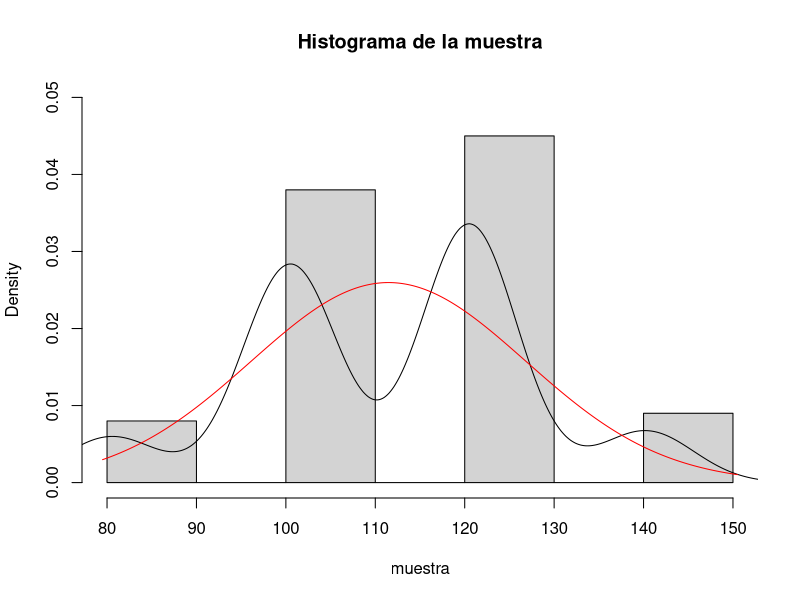
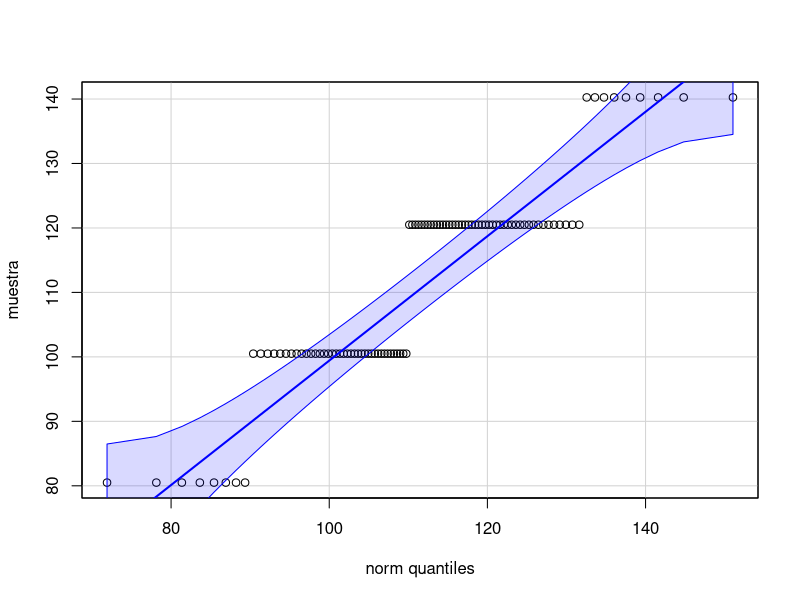

The R source for these figures, in order:
## ---- chunk 1
knitr::opts_chunk$set(echo = TRUE)
## ---- chunk 2
frecuencias.empiricas = c(74,120,83,135,88)
probabilidades.esperadas = c(6/36,9/36,6/36,9/36,6/36)

chisq.test(frecuencias.empiricas,p=probabilidades.esperadas)
## ---- chunk 3
extremos.izquierdos = c(0,1.5,2.5,3.5,5.5,9.5,14.5,30.5)
extremos.derechos = c(1.5,2.5,3.5,5.5,9.5,14.5,30.5,+Inf)

intervalos = matrix(c(extremos.izquierdos,extremos.derechos),byrow = TRUE,nrow = 2)
intervalos
## ---- chunk 4
frecuencias.empiricas = c(89,152,105,165,221,124,106,38)
probabilidades.esperadas = pchisq(intervalos[2,],df=4) - pchisq(intervalos[1,],df=4)

chisq.test(frecuencias.empiricas,p=probabilidades.esperadas)
## ---- chunk 5
n = sum(frecuencias.empiricas)
frecuencias.esperadas = n*probabilidades.esperadas

which(frecuencias.esperadas < 5)
## ---- chunk 6
extremos.izquierdos.2 = c(0,1.5,2.5,3.5,5.5,9.5,14.5)
extremos.derechos.2 = c(1.5,2.5,3.5,5.5,9.5,14.5,+Inf)

intervalos.2 = intervalos[,-ncol(intervalos)]
intervalos.2[2,ncol(intervalos.2)] = Inf
intervalos.2
## ---- chunk 7
frecuencias.empiricas.2 = c(frecuencias.empiricas[1:6],sum(frecuencias.empiricas[7:8]))
probabilidades.esperadas.2 = pchisq(intervalos.2[2,],df=4) - pchisq(intervalos.2[1,],df=4)

chisq.test(frecuencias.empiricas.2,p=probabilidades.esperadas.2)
## ---- chunk 8
chisq.test(frecuencias.empiricas,p=probabilidades.esperadas,simulate.p.value = TRUE, B = 2000)
## ---- chunk 9
frecuencias.empiricas = c(8,38,45,9)
extremos.izquierdos = c(-Inf,90.5,110.5,130.5)
extremos.derechos = c(90.5,110.5,130.5,150)

intervalos = matrix(c(extremos.izquierdos,extremos.derechos),byrow = TRUE,nrow = 2)
intervalos

muestra = rep(c(80.5,100.5,120.5,140.25),frecuencias.empiricas)
mu = mean(muestra)
sigma = sd(muestra)

probabilidades.esperadas = pnorm(intervalos[2,],mu,sigma) - pnorm(intervalos[1,],mu,sigma)
sum(probabilidades.esperadas)
## ---- chunk 10
intervalos[2,4] = Inf
probabilidades.esperadas = pnorm(intervalos[2,],mu,sigma) - pnorm(intervalos[1,],mu,sigma)
sum(probabilidades.esperadas)
## ---- chunk 11
test.chi2 = chisq.test(frecuencias.empiricas,p=probabilidades.esperadas)
test.chi2
## ---- chunk 12
p.valor = pchisq(test.chi2$statistic,df=1,lower.tail=FALSE)
p.valor
## ---- chunk 13
library(fBasics)

n = sum(frecuencias.empiricas)

if(n >= 20){
  dagoTest(muestra)
}
## ---- chunk 14
library(nortest)

lillie.test(muestra)
ad.test(muestra)
shapiro.test(muestra)
## ---- chunk 15
x=seq(from=79.5,to=150.5,by=0.01)
hist(muestra,freq = FALSE,ylim = c(0,0.05),main = "Histograma de la muestra")
lines(density(muestra),main="Estimación de la densidad")
lines(x,dnorm(x,mean=mu,sd=sigma),col="red")
## ---- chunk 16
library(car)

qqPlot(muestra,distribution = "norm", mean=mu,sd=sigma, id = FALSE)
## ---- chunk 17
frecuencias.empiricas = c(0,0,0,0)
muestra = c(0.479,0.889,0.216,0.596,0.359,0.347,0.646,0.359,0.991,0.227,
            0.774,0.760,0.448,0.992,0.742,0.402,0.049,0.213,0.296,0.711)

for (x in muestra){
  if (x > 0 && x <= 0.25){
    frecuencias.empiricas[1] = frecuencias.empiricas[1] + 1
  }else if (x > 0.25 && x <= 0.50){
    frecuencias.empiricas[2] = frecuencias.empiricas[2] + 1
  }else if (x > 0.50 && x <= 0.75){
    frecuencias.empiricas[3] = frecuencias.empiricas[3] + 1
  }else if (x > 0.75 && x <= 1){
    frecuencias.empiricas[4] = frecuencias.empiricas[4] + 1
  }
}

frecuencias.empiricas

extremos.izquierdos = c(0,0.25,0.50,0.75)
extremos.derechos = c(0.25,0.50,0.75,1)

intervalos = matrix(c(extremos.izquierdos,extremos.derechos),byrow = TRUE,nrow = 2)
intervalos

probabilidades.esperadas = punif(intervalos[2,]) - punif(intervalos[1,])

chisq.test(frecuencias.empiricas,p=probabilidades.esperadas)
## ---- chunk 18
ks.test(muestra,"punif",min=0,max=1)
## ---- chunk 19
table(duplicated(muestra))[2]
## ---- chunk 20
ks.test(muestra[!duplicated(muestra)],"punif",min=0,max=1)
## ---- chunk 21
frecuencias.empiricas = c(0,0,0,0,0,0,0,0)
muestra = c(0.183, 0.647, 0.148, -0.143, -0.625, 0.858, -0.177, 0.350,
           -0.188, -0.059, 0.845, 0.031, -0.156, 0.564, -0.235, 0.237,
            0.294, -0.257, 0.110, 0.478, 0.647, 0.276, -0.528, -0.075,
           -0.498, 0.395, -0.163, -0.075, -0.623, 0.053, -0.647, 0.348,
           -0.795, -0.132, -0.381, -0.017, -0.227, 0.277, 0.590, -0.832)

px = function(x,min,max){
  sapply(x,function(x){
    if (x >= min & x < 0){
      ((x^2)/2)+x;
      #(x+1)^2/2
    } else if (x >= 0 & x <= max){
      x-((x^2)/2);
      #-x^2/2+x+1/2
    } else {
      0;
    }
  });
}

# px = function(x,min,max){
#   return(ifelse(x< min,0,ifelse(x<=0,(x+1)^2/2,ifelse(x<=max,-x^2/2+x+1/2,1))))
# }

for (x in muestra){
  if (x >= -1 && x <= -0.75){
    frecuencias.empiricas[1] = frecuencias.empiricas[1] + 1
  }else if (x > -0.75 && x <= -0.50){
    frecuencias.empiricas[2] = frecuencias.empiricas[2] + 1
  }else if (x > -0.50 && x <= -0.25){
    frecuencias.empiricas[3] = frecuencias.empiricas[3] + 1
  }else if (x > -0.25 && x <= 0){
    frecuencias.empiricas[4] = frecuencias.empiricas[4] + 1
  }else if (x > 0 && x <= 0.25){
    frecuencias.empiricas[5] = frecuencias.empiricas[5] + 1
  }else if (x > 0.25 && x <= 0.50){
    frecuencias.empiricas[6] = frecuencias.empiricas[6] + 1
  }else if (x > 0.50 && x <= 0.75){
    frecuencias.empiricas[7] = frecuencias.empiricas[7] + 1
  }else if (x > 0.75 && x <= 1){
    frecuencias.empiricas[8] = frecuencias.empiricas[8] + 1
  }
}

# for (i in 1:length(extremos.izquierda)){
#   frecuencias.empiricas=c(frecuencias.empiricas,length(muestra.x[muestra.x>=extremos.izquierda[i] &
#   muestra.x< extremos.derecha[i]]))
# }

frecuencias.empiricas

extremos.izquierdos = c(-1,-0.75,-0.50,-0.25,0,0.25,0.50,0.75)
extremos.derechos = c(-0.75,-0.50,-0.25,0,0.25,0.50,0.75,1)

intervalos = matrix(c(extremos.izquierdos,extremos.derechos),byrow = TRUE,nrow = 2)
intervalos

probabilidades.esperadas = px(intervalos[2,],min=-1,max=1) - px(intervalos[1,],min=-1,max=1)
## ---- chunk 22
chisq.test(frecuencias.empiricas,p=probabilidades.esperadas)
## ---- chunk 23
n = sum(frecuencias.empiricas)
frecuencias.esperadas = n*probabilidades.esperadas

which(frecuencias.esperadas < 5)
## ---- chunk 24
extremos.izquierdos.2 = c(-1,-0.50,-0.25,0,0.25,0.50)
extremos.derechos.2 = c(-0.50,-0.25,0,0.25,0.50,1)

intervalos.2 = matrix(c(extremos.izquierdos.2,extremos.derechos.2),byrow = TRUE,nrow = 2)
intervalos.2
## ---- chunk 25
frecuencias.empiricas.2 = c(sum(frecuencias.empiricas[1:2]),frecuencias.empiricas[3:6],sum(frecuencias.empiricas[7:8]))
probabilidades.esperadas.2 = px(intervalos.2[2,],min=-1,max=1) - px(intervalos.2[1,],min=-1,max=1)

chisq.test(frecuencias.empiricas.2,p=probabilidades.esperadas.2)
## ---- chunk 26
chisq.test(frecuencias.empiricas,p=probabilidades.esperadas,simulate.p.value = TRUE, B = 2000)
## ---- chunk 27
table(duplicated(muestra))[2]
## ---- chunk 28
ks.test(muestra[!duplicated(muestra)],"px",min=-1,max=1)
